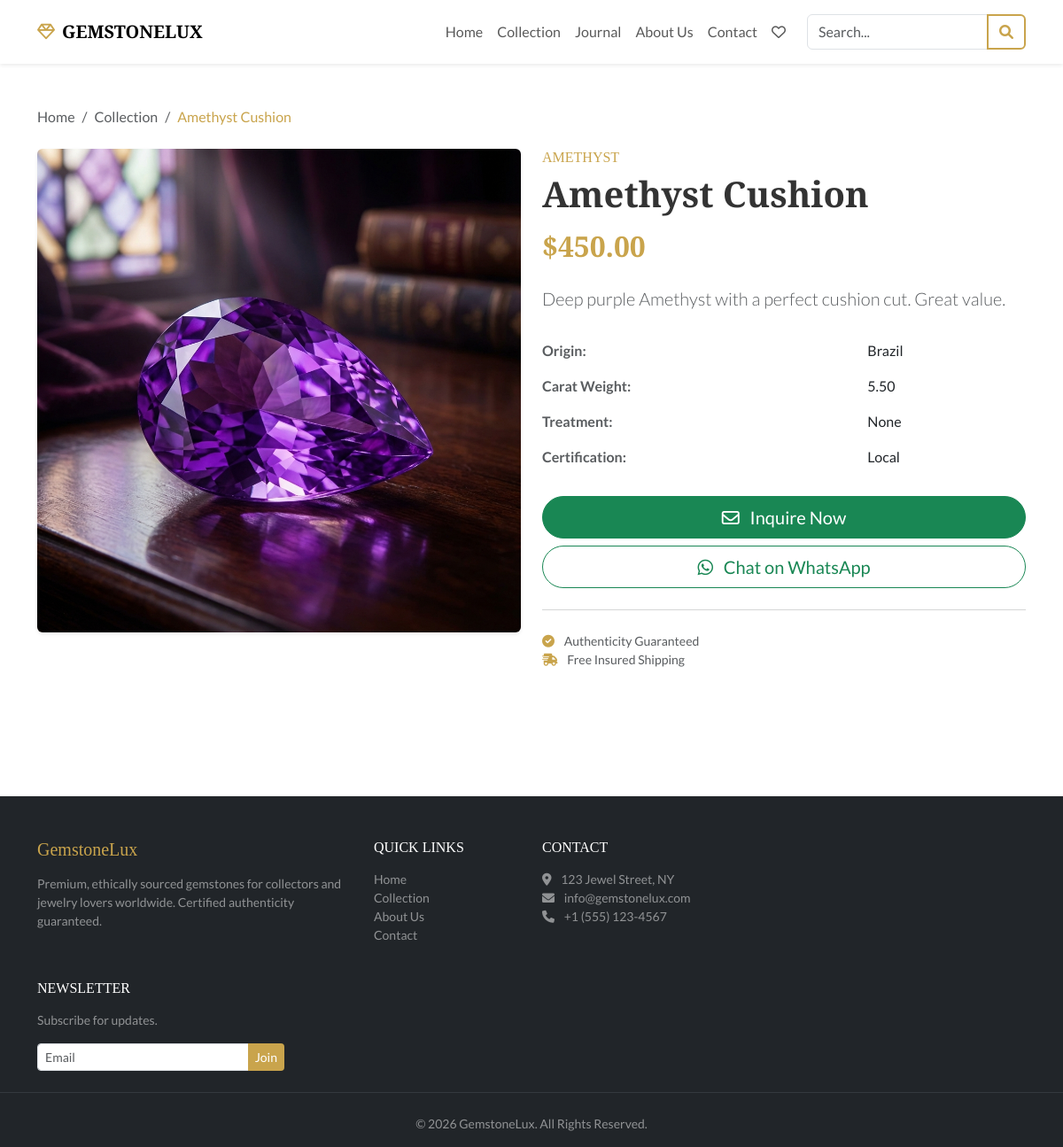
Page /gemstone/amethyst-cushion/ on the committed database.
### store/models.py (models this page shows, shortened)
class Gemstone(models.Model):
    CATEGORY_CHOICES = (
        ('Ruby', 'Ruby'),
        ('Sapphire', 'Sapphire'),
        ('Emerald', 'Emerald'),
        ('Diamond', 'Diamond'),
        ('Amethyst', 'Amethyst'),
        ('Other', 'Other'),
    )
    name = models.CharField(max_length=200)
    slug = models.SlugField(unique=True, blank=True)
    category = models.CharField(max_length=50, choices=CATEGORY_CHOICES)
    price = models.DecimalField(max_digits=10, decimal_places=2)
    description = models.TextField()
    origin = models.CharField(max_length=100)
    carat = models.DecimalField(max_digits=5, decimal_places=2)
    treatment = models.CharField(max_length=100, blank=True, help_text="e.g. Heat, None")
    certification = models.CharField(max_length=100, blank=True, help_text="e.g. GIA, GRS")
    featured = models.BooleanField(default=False)
    image = models.ImageField(upload_to='gemstones/')
    created_at = models.DateTimeField(auto_now_add=True)

### store/views.py (the view)
# urls.py: path('gemstone/<slug:slug>/', views.gemstone_detail, name='gemstone_detail'),
def gemstone_detail(request, slug):
    gemstone = get_object_or_404(Gemstone, slug=slug)
    related_gemstones = Gemstone.objects.filter(category=gemstone.category).exclude(id=gemstone.id)[:3]
    return render(request, 'store/gemstone_detail.html', {'gemstone': gemstone, 'related_gemstones': related_gemstones})

### templates/store/gemstone_detail.html (shortened to what this page needs)
{% extends 'base.html' %}
{% block content %}
<div class="container py-5">
    <nav aria-label="breadcrumb" class="mb-4">
        <ol class="breadcrumb">
            <li class="breadcrumb-item"><a href="{% url 'home' %}" class="text-decoration-none text-muted">Home</a></li>
            <li class="breadcrumb-item"><a href="{% url 'gemstone_list' %}"
                    class="text-decoration-none text-muted">Collection</a></li>
            <li class="breadcrumb-item active text-gold" aria-current="page">{{ gemstone.name }}</li>
        </ol>
    </nav>
    <div class="row mb-5">
        <div class="col-md-6 mb-4 mb-md-0">
            <div class="card border-0 shadow-sm">
                {% if gemstone.image %}
                <img src="{{ gemstone.image.url }}" class="img-fluid rounded" alt="{{ gemstone.name }}">
                {% else %}
                <div class="bg-light d-flex align-items-center justify-content-center text-muted rounded"
                    style="height: 400px;">
                    No Image Available
                </div>
                {% endif %}
            </div>
        </div>
        <div class="col-md-6">
            <h6 class="text-gold text-uppercase letter-spacing-2 mb-2">{{ gemstone.category }}</h6>
            <h1 class="font-serif fw-bold mb-3">{{ gemstone.name }}</h1>
            <h2 class="text-gold fw-bold mb-4">${{ gemstone.price }}</h2>
            <p class="lead text-muted mb-4">{{ gemstone.description }}</p>
            <table class="table table-borderless mb-4">
                <tbody>
                    <tr>
                        <th class="ps-0 text-muted" scope="row">Origin:</th>
                        <td>{{ gemstone.origin }}</td>
                    </tr>
                    <tr>
                        <th class="ps-0 text-muted" scope="row">Carat Weight:</th>
                        <td>{{ gemstone.carat }}</td>
                    </tr>
                    <tr>
                        <th class="ps-0 text-muted" scope="row">Treatment:</th>
                        <td>{{ gemstone.treatment|default:"None" }}</td>
                    </tr>
                    <tr>
                        <th class="ps-0 text-muted" scope="row">Certification:</th>
                        <td>{{ gemstone.certification|default:"Pending" }}</td>
                    </tr>
                </tbody>
            </table>
            <div class="d-grid gap-2">
                <button type="button" class="btn btn-success btn-lg rounded-pill" data-bs-toggle="modal"
                    data-bs-target="#inquiryModal">
                    <i class="far fa-envelope me-2"></i> Inquire Now
                </button>
                <a href="https://wa.me/?text=Hi, I am interested in {{ gemstone.name }} ({{ gemstone.category }}) priced at ${{ gemstone.price }}."
                    target="_blank" class="btn btn-outline-success btn-lg rounded-pill">
                    <i class="fab fa-whatsapp me-2"></i> Chat on WhatsApp
                </a>
            </div>
            <hr class="my-4 text-muted">
            <div class="small text-muted">
                <i class="fa fa-check-circle text-gold me-2"></i> Authenticity Guaranteed <br>
                <i class="fa fa-shipping-fast text-gold me-2"></i> Free Insured Shipping
            </div>
        </div>
    </div>
</div>
{% endblock %}

### static/css/styles.css (style rules this page uses)
:root { --gold: #C9A44C; --gold-dark: #b8923a; --dark-charcoal: #333333; --light-bg: #f8f9fa; }
body { font-family: 'Lato', sans-serif; color: var(--dark-charcoal); background-color: #fff; }
h1, h2, h3, h4, h5, h6, .navbar-brand { font-family: 'Playfair Display', serif; }
.text-gold { color: var(--gold) !important; }

### rows in the picture
Gemstone: name "Amethyst Cushion", image (picture), category "AMETHYST", price "450.00", description "Deep purple Amethyst with a perfect cushion cut. Great value.", origin "Brazil", carat "5.50", treatment "None", certification "Local"
